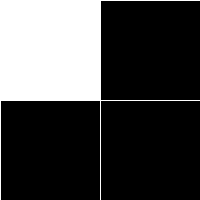
Frame 1 (no input)
Frame 60 (the mouse pressed at the canvas centre just before this capture): identical to frame 1, image omitted
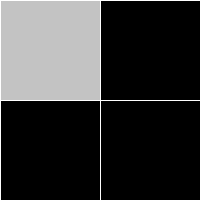
Frame 120 (the mouse held since frame 60 and released just before this capture)

The Processing sketch that drew these frames (run headless with seeded random() and noise(); from frame 60 on, the mouse is pressed at the canvas centre):

// Processing sketch: processing_29419
// ── processing_29419.pde

float a = 0;
float b = 0;
float c = 0;
float d = 0;

void setup() {
  size(200,200);
       stroke(255);
  line(100,0,100,200);
  line(0,100,200,100);


}

void draw() {
 background(0);
  
  a=a-1;
  b=b-1;
  c=c-1;
  d=d-1;

  if((mouseX<100)&&(mouseY<100)) {
    a=255;
  
  }
  else if ((mouseX>100)&&(mouseY<100)) {
     b=255;
     
  }
  else if ((mouseX<100)&&(mouseY>100)) {
    c=255;
    
  }
  else if ((mouseX>100)&&(mouseY>100)){ 
    d=255;
      
  }
  fill(a);
  rect(0,0,100,100);
  
  fill(b);
  rect(100,0,100,100);
  
  fill(c);
  rect(0,100,100,100);
  
  fill(d);
  rect(100,100,100,100);
  
  
}
